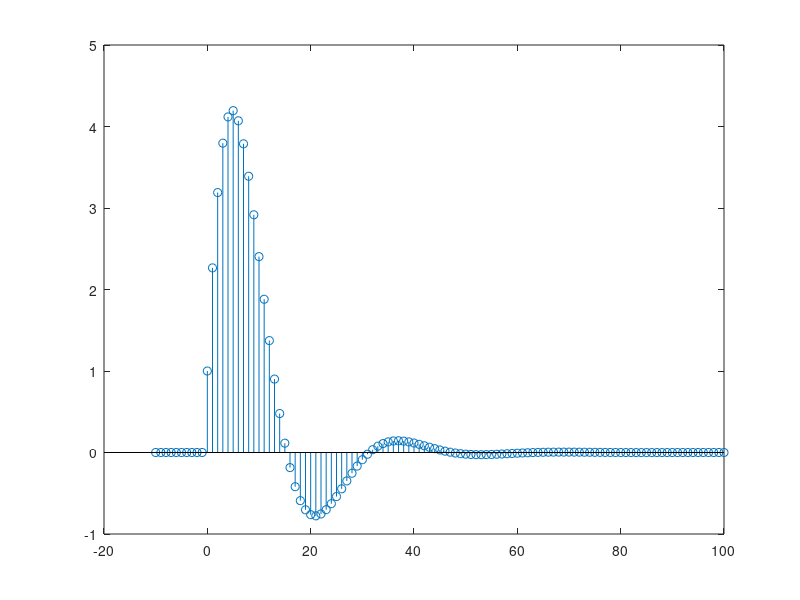

The MATLAB source for this figure:
clc;
clear;

x=[zeros(1,10) 1 zeros(1,100)];
n=-10:100;

a=[1 -1.8*cos(pi/16) 0.81];
b=[1 0.5];
y=filter(b,a,x);
stem(n,y);